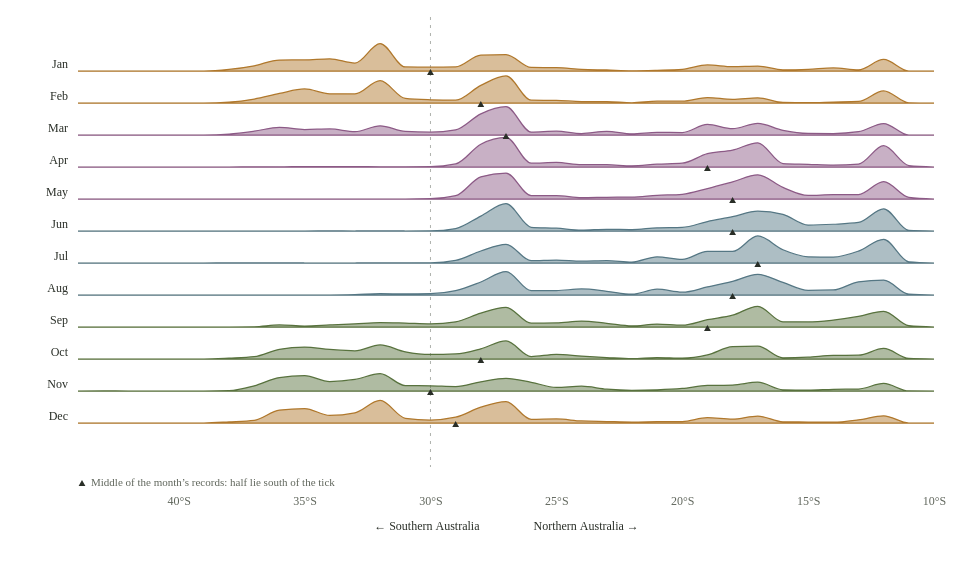

Write the Vega-Lite specification saved for this chart.
### Vega specification from a JSON file in a GitHub repository (floating-point values rounded to 4 significant figures; data arrays with more than 128 entries replaced by an {"elided": "..."} marker saying what was removed)
{"$schema": "https://vega.github.io/schema/vega/v5.json", "width": 856, "height": 470, "padding": {"left": 46, "right": 10, "top": 16, "bottom": 40}, "background": "transparent", "autosize": {"type": "pad", "contains": "padding"}, "config": {"text": {"font": "Bricolage Grotesque", "fill": "#292e27"}, "axis": {"labelFont": "Bricolage Grotesque", "titleFont": "Bricolage Grotesque", "labelFontSize": 12, "titleFontSize": 12, "titleFontWeight": 500, "labelColor": "#60665c", "titleColor": "#292e27", "domain": false, "ticks": false, "gridColor": "#e0dccf", "gridOpacity": 0.75, "labelPadding": 8, "titlePadding": 14}, "legend": {"labelFont": "Bricolage Grotesque", "titleFont": "Bricolage Grotesque", "labelFontSize": 11, "titleFontSize": 11, "titleFontWeight": 500, "labelColor": "#60665c", "titleColor": "#292e27", "gradientThickness": 9, "gradientLength": 130, "padding": 8}}, "description": "Monthly latitude distributions of rainbow bee-eater records. Each ridge is normalised to that month’s bee-eater records, at one-degree latitude bins. Peaks show where records concentrate, not a bird’s flight path.", "data": [{"name": "ridges", "values": {"elided": "420 records"}}, {"name": "months", "values": [{"month": 1, "label": "Jan", "season": "Summer", "count": 2655, "medianLatitude": -30, "southOf30": 1343, "southShare": 0.5058}, {"month": 2, "label": "Feb", "season": "Summer", "count": 2045, "medianLatitude": -28, "southOf30": 943, "southShare": 0.4611}, {"month": 3, "label": "Mar", "season": "Autumn", "count": 2367, "medianLatitude": -27, "southOf30": 607, "southShare": 0.2564}, {"month": 4, "label": "Apr", "season": "Autumn", "count": 2196, "medianLatitude": -19, "southOf30": 29, "southShare": 0.01321}, {"month": 5, "label": "May", "season": "Autumn", "count": 2469, "medianLatitude": -18, "southOf30": 6, "southShare": 0.00243}, {"month": 6, "label": "Jun", "season": "Winter", "count": 3254, "medianLatitude": -18, "southOf30": 5, "southShare": 0.001537}, {"month": 7, "label": "Jul", "season": "Winter", "count": 3653, "medianLatitude": -17, "southOf30": 9, "southShare": 0.002464}, {"month": 8, "label": "Aug", "season": "Winter", "count": 3757, "medianLatitude": -18, "southOf30": 96, "southShare": 0.02555}, {"month": 9, "label": "Sep", "season": "Spring", "count": 3724, "medianLatitude": -19, "southOf30": 444, "southShare": 0.1192}, {"month": 10, "label": "Oct", "season": "Spring", "count": 5620, "medianLatitude": -28, "southOf30": 2307, "southShare": 0.4105}, {"month": 11, "label": "Nov", "season": "Spring", "count": 3567, "medianLatitude": -30, "southOf30": 1784, "southShare": 0.5001}, {"month": 12, "label": "Dec", "season": "Summer", "count": 2392, "medianLatitude": -29, "southOf30": 1139, "southShare": 0.4762}]}], "scales": [{"name": "x", "type": "linear", "domain": [-44, -10], "range": "width", "nice": false, "zero": false}, {"name": "season", "type": "ordinal", "domain": ["Summer", "Autumn", "Winter", "Spring"], "range": ["#b0782c", "#8c5a86", "#557784", "#58723e"]}], "axes": [{"orient": "bottom", "scale": "x", "values": [-40, -35, -30, -25, -20, -15, -10], "title": "← Southern Australia                  Northern Australia →", "encode": {"labels": {"update": {"text": {"signal": "abs(datum.value)+'°S'"}}}}}], "marks": [{"type": "rule", "encode": {"enter": {"x": {"scale": "x", "value": -30}, "y": {"value": 0}, "y2": {"value": 450}, "stroke": {"value": "#60665c"}, "strokeDash": {"value": [3, 5]}, "strokeOpacity": {"value": 0.5}}}}, {"type": "group", "from": {"facet": {"name": "series", "data": "ridges", "groupby": ["month", "season"]}}, "encode": {"enter": {"y": {"signal": "(datum.month-1)*32+22"}, "height": {"value": 32}, "width": {"signal": "width"}}}, "marks": [{"type": "rule", "encode": {"enter": {"x": {"value": 0}, "x2": {"signal": "width"}, "y": {"value": 32}, "stroke": {"value": "#d5d0c1"}, "strokeWidth": {"value": 0.6}}}}, {"type": "area", "from": {"data": "series"}, "sort": {"field": "datum.latitude"}, "encode": {"enter": {"x": {"scale": "x", "field": "latitude"}, "y": {"signal": "32-datum.share*166.4"}, "y2": {"value": 32}, "fill": {"scale": "season", "field": "season"}, "fillOpacity": {"value": 0.48}, "stroke": {"scale": "season", "field": "season"}, "strokeWidth": {"value": 1.25}, "interpolate": {"value": "monotone"}}}}, {"type": "symbol", "from": {"data": "series"}, "encode": {"enter": {"x": {"scale": "x", "field": "latitude"}, "y": {"signal": "32-datum.share*166.4"}, "size": {"value": 90}, "fill": {"value": "transparent"}, "tooltip": {"signal": "{'Month':datum.label,'Latitude':abs(datum.latitude)+'°S','Bee-eater records':format(datum.count,','),'Share of month':format(datum.share,'.1%')}"}}}}]}, {"type": "symbol", "from": {"data": "months"}, "encode": {"enter": {"x": {"scale": "x", "field": "medianLatitude"}, "y": {"signal": "datum.month*32+22+1"}, "shape": {"value": "triangle-up"}, "size": {"value": 46}, "fill": {"value": "#292e27"}, "tooltip": {"signal": "{'Month':datum.label,'Half of records lie south of':abs(datum.medianLatitude)+'°S'}"}}}}, {"type": "symbol", "encode": {"enter": {"x": {"value": 4}, "y": {"value": 466}, "shape": {"value": "triangle-up"}, "size": {"value": 46}, "fill": {"value": "#292e27"}}}}, {"type": "text", "encode": {"enter": {"x": {"value": 13}, "y": {"value": 466}, "baseline": {"value": "middle"}, "text": {"value": "Middle of the month’s records: half lie south of the tick"}, "fontSize": {"value": 11}, "fill": {"value": "#60665c"}}}}, {"type": "text", "from": {"data": "months"}, "encode": {"enter": {"x": {"value": -10}, "y": {"signal": "(datum.month-1)*32+51"}, "text": {"field": "label"}, "align": {"value": "right"}, "fontSize": {"value": 12}}}}]}
